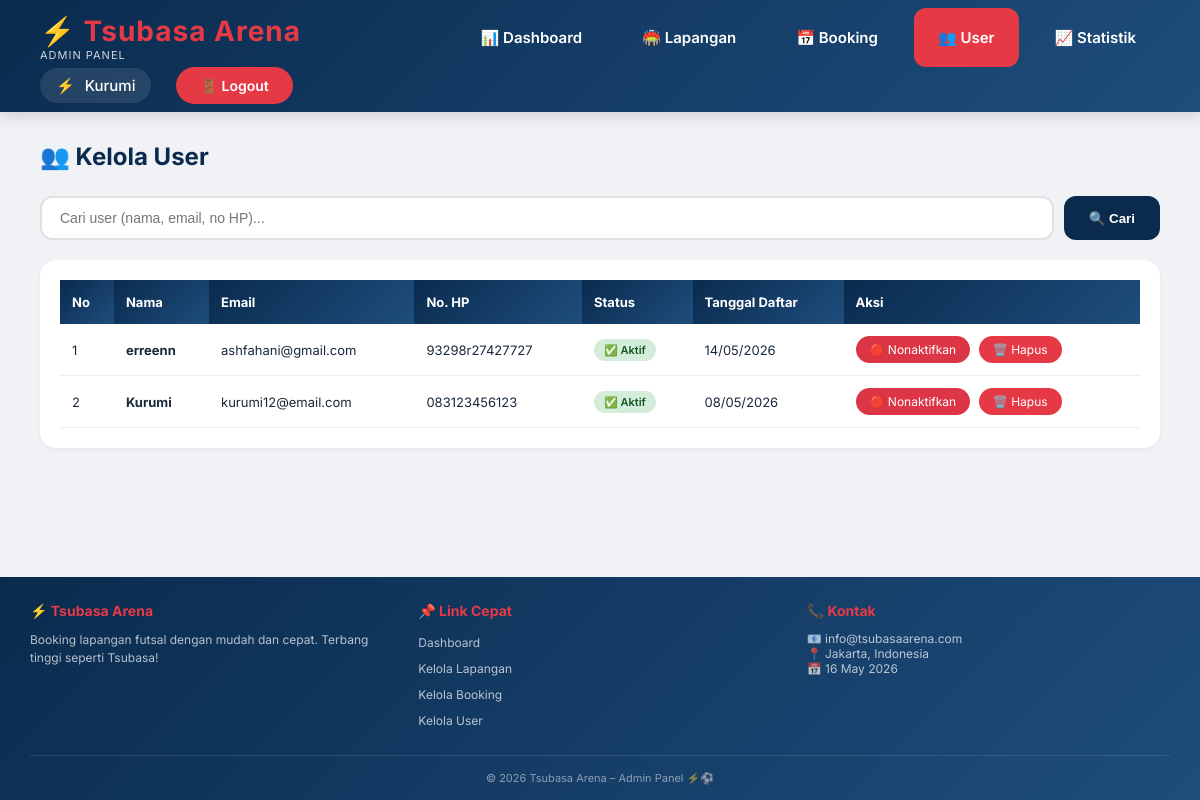
The app's page /tsubasa_arena/admin/user.php (signed in) with its own data.
### tables this page shows
CREATE TABLE `users` (
  `id` int(11) NOT NULL,
  `nama` varchar(100) NOT NULL,
  `username` varchar(50) DEFAULT NULL,
  `email` varchar(100) NOT NULL,
  `password` varchar(255) NOT NULL,
  `no_hp` varchar(15) DEFAULT NULL,
  `role` enum('admin','user') DEFAULT 'user',
  `created_at` datetime DEFAULT current_timestamp(),
  `is_active` tinyint(4) DEFAULT 1
);

### tsubasa_arena/admin/user.php (the view, shortened to what this page needs)
<?php
include '../includes/header_admin.php';
include '../config/database.php';
$search = isset($_GET['search']) ? mysqli_real_escape_string($conn, $_GET['search']) : '';
if ($search) {
    $query = "SELECT * FROM users WHERE role = 'user' AND (nama LIKE '%$search%' OR email LIKE '%$search%' OR no_hp LIKE '%$search%') ORDER BY id DESC";
} else {
    $query = "SELECT * FROM users WHERE role = 'user' ORDER BY id DESC";
}
$result = mysqli_query($conn, $query);
?>
<div class="page-header">
    <h1>👥 Kelola User</h1>
</div>
<div class="search-box">
    <form method="GET" class="search-form">
        <input type="text" name="search" placeholder="Cari user (nama, email, no HP)..." value="<?= htmlspecialchars($search) ?>">
        <button type="submit">🔍 Cari</button>
    </form>
</div>
<div class="table-container">
    <?php if (mysqli_num_rows($result) > 0): ?>
    <table>
        <thead>
            <tr>
                <th>No</th>
                <th>Nama</th>
                <th>Email</th>
                <th>No. HP</th>
                <th>Status</th>
                <th>Tanggal Daftar</th>
                <th>Aksi</th>
            </tr>
        </thead>
        <tbody>
            <?php $no = 1; while ($row = mysqli_fetch_assoc($result)): ?>
            <tr>
                <td><?= $no++ ?></td>
                <td><strong><?= $row['nama'] ?></strong></td>
                <td><?= $row['email'] ?></td>
                <td><?= $row['no_hp'] ?: '-' ?></td>
                <td>
                    <?php if ($row['is_active'] == 1): ?>
                        <span class="badge">✅ Aktif</span>
                    <?php else: ?>
                        <span class="badge badge-inactive">❌ Nonaktif</span>
                    <?php endif; ?>
                </td>
                <td><?= date('d/m/Y', strtotime($row['created_at'])) ?></td>
                <td>
                    <?php if ($row['is_active'] == 1): ?>
                        <a href="toggle_user.php?id=<?= $row['id'] ?>&action=deactivate" class="btn-toggle btn-deactivate" onclick="return confirm('Nonaktifkan user <?= $row['nama'] ?>? User tidak bisa login.')">🔴 Nonaktifkan</a>
                    <?php else: ?>
                        <a href="toggle_user.php?id=<?= $row['id'] ?>&action=activate" class="btn-toggle btn-activate" onclick="return confirm('Aktifkan user <?= $row['nama'] ?>?')">🟢 Aktifkan</a>
                    <?php endif; ?>
                    <a href="hapus_user.php?id=<?= $row['id'] ?>" class="btn-delete" onclick="return confirm('Yakin hapus user <?= $row['nama'] ?>?')">🗑️ Hapus</a>
                </td>
            </tr>
            <?php endwhile; ?>
        </tbody>
    </table>
    <?php else: ?>
    <div class="empty-data">
        <p>📭 Belum ada user.</p>
    </div>
    <?php endif; ?>
</div>
<?php include '../includes/footer_admin.php'; ?>

### tsubasa_arena/includes/header_admin.php (style rules this page uses)
* { margin: 0; padding: 0; box-sizing: border-box; }
body { font-family: 'Inter', sans-serif; background: #f0f2f5; color: #1a2a3a; display: flex; flex-direction: column; min-height: 100vh; }

### tsubasa_arena/admin/user.php (style rules this page uses)
.page-header { display: flex; justify-content: space-between; align-items: center; margin-bottom: 25px; flex-wrap: wrap; gap: 15px; }
.page-header h1 { font-size: 24px; color: #0a2b4e; }
.search-box { margin-bottom: 20px; }
.search-form { display: flex; gap: 10px; flex-wrap: wrap; }
.search-form input { flex: 1; padding: 12px 18px; border: 2px solid #e1e1e1; border-radius: 12px; font-size: 14px; }
.search-form button { padding: 12px 25px; background: #0a2b4e; color: white; border: none; border-radius: 12px; cursor: pointer; font-weight: 600; }
.table-container { background: white; border-radius: 16px; padding: 20px; box-shadow: 0 2px 5px rgba(0,0,0,0.05); overflow-x: auto; }
table { width: 100%; border-collapse: collapse; }
th { background: linear-gradient(135deg, #0a2b4e 0%, #1e4d7c 100%); color: white; padding: 14px 12px; text-align: left; font-size: 13px; }
td { padding: 12px; text-align: left; border-bottom: 1px solid #eee; font-size: 13px; }
.btn-toggle { background: #0a2b4e; color: white; padding: 6px 14px; border-radius: 20px; text-decoration: none; font-size: 12px; margin-right: 5px; display: inline-block; transition: all 0.3s; }
.btn-deactivate { background: #dc3545; }
.btn-delete { background: #e63946; color: white; padding: 6px 14px; border-radius: 20px; text-decoration: none; font-size: 12px; display: inline-block; transition: all 0.3s; }
.badge { background: #d4edda; color: #155724; padding: 4px 10px; border-radius: 20px; font-size: 11px; font-weight: 600; display: inline-block; }

### records on screen
users: nama "erreenn", email "ashfahani@gmail.com", no_hp "93298r27427727", is_active "✅ Aktif", created_at "14/05/2026"
users: nama "Kurumi", email "kurumi12@email.com", no_hp "083123456123", is_active "✅ Aktif", created_at "08/05/2026"

### other values on screen
$_SESSION['admin_nama'] "Kurumi"
